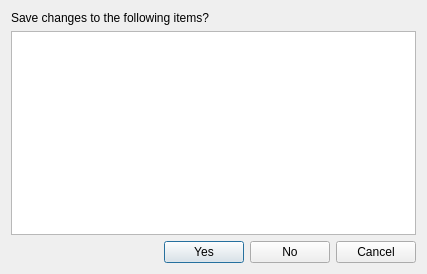
<?xml version="1.0" encoding="UTF-8"?>
<ui version="4.0">
 <class>SaveChangesDialogClass</class>
 <widget class="QDialog" name="SaveChangesDialogClass">
  <property name="geometry">
   <rect>
    <x>0</x>
    <y>0</y>
    <width>427</width>
    <height>274</height>
   </rect>
  </property>
  <property name="windowTitle">
   <string>Save Changes?</string>
  </property>
  <layout class="QVBoxLayout" name="verticalLayout">
   <item>
    <widget class="QLabel" name="label">
     <property name="text">
      <string>Save changes to the following items?</string>
     </property>
    </widget>
   </item>
   <item>
    <widget class="QListWidget" name="fileList"/>
   </item>
   <item>
    <layout class="QHBoxLayout" name="horizontalLayout">
     <item>
      <spacer name="horizontalSpacer">
       <property name="orientation">
        <enum>Qt::Horizontal</enum>
       </property>
       <property name="sizeHint" stdset="0">
        <size>
         <width>40</width>
         <height>20</height>
        </size>
       </property>
      </spacer>
     </item>
     <item>
      <widget class="QPushButton" name="yes">
       <property name="text">
        <string>Yes</string>
       </property>
       <property name="default">
        <bool>true</bool>
       </property>
      </widget>
     </item>
     <item>
      <widget class="QPushButton" name="no">
       <property name="text">
        <string>No</string>
       </property>
      </widget>
     </item>
     <item>
      <widget class="QPushButton" name="cancel">
       <property name="text">
        <string>Cancel</string>
       </property>
      </widget>
     </item>
    </layout>
   </item>
  </layout>
 </widget>
 <layoutdefault spacing="6" margin="11"/>
 <resources/>
 <connections/>
</ui>
